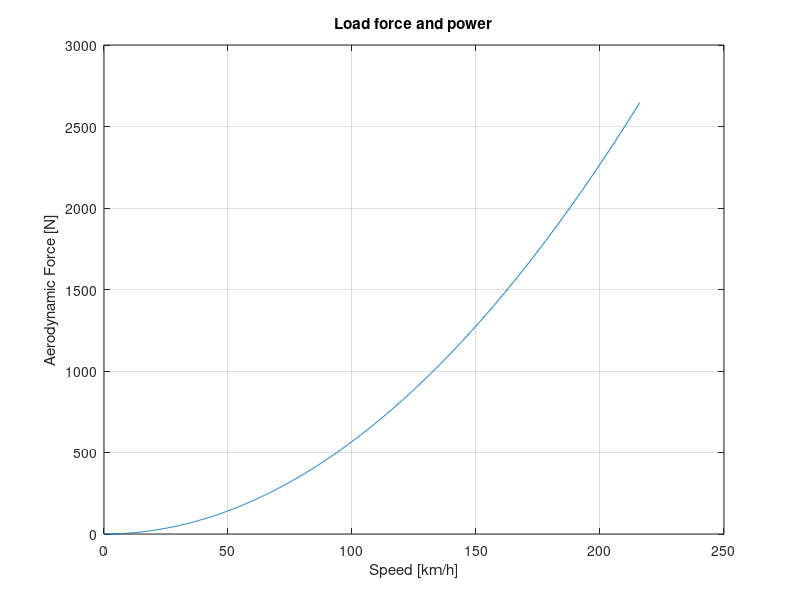

Source code (MATLAB): (Note: this script raises an error after producing the figure.)
%% DEFINITION VEHICLE VARIABLE
mass = 1725; %curb weight [kg]
cd = 0.5; %draf
frontarea = 2.4; %front area [m^2]
airdens = 1.225; %air density [kg/m^2]
gr = 7.73; %gear ratio
wheelrad = 0.317; %wheel radius [m]
%% EVALUATION OF THE VEHICLE AERODYNAMIC FORCE
speed = linspace(0, 60, 1000); %speed range [0:0.1:60]

faero = 0.5*cd*frontarea*airdens.*speed.^2; %aerodynamic force [N]
paero = (faero.*speed)/1000; %aerodynamic power [kW]

speedkmh = 3.6.*speed;

close all

figure
plot(speedkmh, faero)
grid on
xlabel('Speed [km/h]')
ylabel('Aerodynamic Force [N]')
title('Load force and power')

hold on 
yyaxis right
plot (speedkmh, paero)
ylabel('Aerodynaminc Power [kW]')
legend('Force', 'Power')
xlim([0 220])

%% DEFINITION OF THE CHARACTERISTIC CURVE OF THE MOTOR

pb = 13500; %base power [W]
nb = 5000; %base speed [rpm]
tb = pb/(nb*pi/30); %base torque [Nm]
tm = 120; %maximum torque[Nm]
nm = 3500; %maximum speed at maximum torque[rpm]
nc = nb*1.01; %maximum speed at base power [rpm]
Pmax = 135000;
Tmax = 120;

motorspeed = linspace(0, 8000, 10000);

%create the torque vector
motortrq = zeros(1,length(motorspeed));
for i = 1:length(motorspeed)
    if motorspeed(i) <= nm
        motortrq(i) = tm;
    else 
        if motorspeed(i) <= nb
            motortrq(i) = tb+(tm-tb)*((nb-motorspeed(i))/(nb-nm))^1.3;
        else 
            if motorspeed(i) <= nc
                motortrq(i) = tb*nb/motorspeed(i);
                trq = motortrq(i);
            else 
                motortrq(i) = trq*(nc/motorspeed(i))^2;
            end
        end
    end
end

motorpwr = (motortrq.*motorspeed.*pi)/30;

figure 
subplot(2,1,1)
plot(motorspeed,motortrq)
grid
xlabel('Motor Speed [rmp]')
ylabel('Motor Torque [Nm]')
title('Torque Curve')


subplot(2,1,2)
plot(motorspeed,motorpwr)
grid
xlabel('Motor Speed [rmp]')
ylabel('Motor Power [W]')
title('Power Curve')

%% CREATION OF THE REFERENCE SPEED (STEP FUNCTION)
time = linspace(1, 50, 10000);
vehiclespeed = zeros(1,length(time));
for i = 1:length(time)
    if time(i) < 1.1
        vehiclespeed(i) = 0;
    else
        vehiclespeed(i) = 15;
    end
end

figure 
plot(time, vehiclespeed)
grid 
xlabel('Time [s]')
ylabel('Speed [m/s]')
title('Speed Profile')
